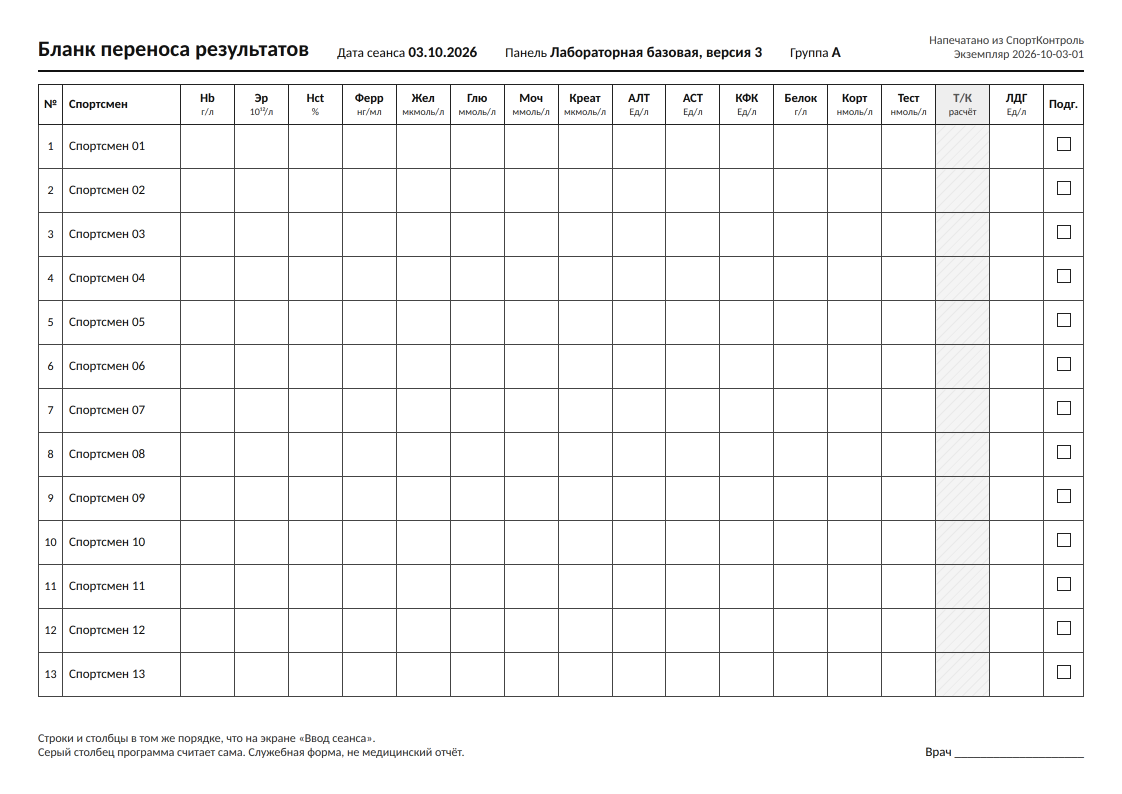
#> input picture img/blank.png, 2244 x 1588 px, found by its file name (shown at 1/2 size); its folder holds only this picture in this run
$ python build_site.py
#> lines starting #> are read from the running program, lines starting #| are printed output that depends on the picture
from pathlib import Path
from PIL import Image
import shutil, json

SRC = Path('/home/claude/site/frames'); WEB = Path('/home/claude/site/web'); IMG = WEB / 'img'
if WEB.exists(): shutil.rmtree(WEB)
IMG.mkdir(parents=True)

# crops in 1x coordinates of the frame (scale 2 in PNG)
CROPS = {
 'blank': [('Шапка бланка', (0, 0, 1122, 130)), ('Левая половина', (0, 90, 600, 760)), ('Правая половина', (520, 90, 1122, 760))],
 'entry': [('Шапка сеанса', (195, 90, 1440, 142)), ('Сетка, левая часть', (195, 148, 830, 560)), ('Сетка, правая часть', (760, 148, 1440, 560)), ('Подсказки и кнопки', (195, 560, 1440, 730))],
 'confirmed': [('Итог подтверждения', (195, 148, 1440, 196)), ('Сетка, левая часть', (195, 200, 830, 610)), ('Сетка, правая часть', (760, 200, 1440, 610)), ('Что требует внимания', (195, 665, 1440, 860))],
 'history': [('График', (195, 148, 1440, 440)), ('Справочные обстоятельства', (195, 440, 1440, 640)), ('Измерения', (195, 640, 1440, 870))],
 'report_params': [('Выбор показателей', (195, 90, 1000, 400)), ('Что ещё показать', (195, 400, 1000, 720))],
 'report_preview': [('Таблица отчёта', (320, 185, 1070, 600)), ('Комментарий врача', (320, 580, 1070, 700))],
 'start': [('Кнопки действий', (195, 95, 1440, 236)), ('Подсказка и последние сеансы', (195, 236, 1440, 520))],
 'newsession': [('Дата, вид спорта, группа', (195, 125, 525, 525)), ('Кто присутствует', (525, 125, 875, 690)), ('Показатели на сегодня', (875, 125, 1440, 490)), ('Итог и кнопки', (195, 685, 1440, 780))],
 'prepared': [('Шапка и сообщение', (195, 90, 1440, 196)), ('Сетка, левая часть', (195, 196, 830, 610)), ('Сетка, правая часть', (760, 196, 1440, 610)), ('Счётчики и кнопки', (195, 605, 1440, 680))],
 'nextday': [('Кнопки действий', (195, 95, 1440, 236)), ('Незавершённый сеанс', (195, 236, 1440, 380))],
}
manifest = {}
for name in CROPS:
    im = Image.open(SRC / f'{name}.png')
#> im is the input picture: PIL image 2244x1588 RGB; mean R, G, B 245.2, 245.2, 245.2
    im.save(IMG / f'{name}.png', optimize=True)
    manifest[name] = []
    for i, (title, (x0, y0, x1, y1)) in enumerate(CROPS[name], 1):
        c = im.crop((x0 * 2, y0 * 2, x1 * 2, y1 * 2))
        fn = f'{name}_z{i}.png'; c.save(IMG / fn, optimize=True)
        manifest[name].append((title, fn))
#> this loop made 3 passes
#> pass 1, `c = im.crop((x0 * 2, y0 * 2, x1 * 2, y1 * 2))`:
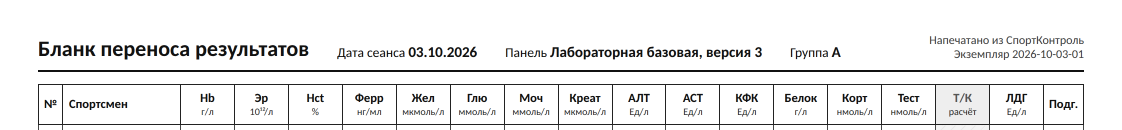
#> c: PIL image 2244x260 RGB (shown at 1/2 size); mean R, G, B 237.3, 237.3, 237.3
#> pass 2, `c = im.crop((x0 * 2, y0 * 2, x1 * 2, y1 * 2))`:
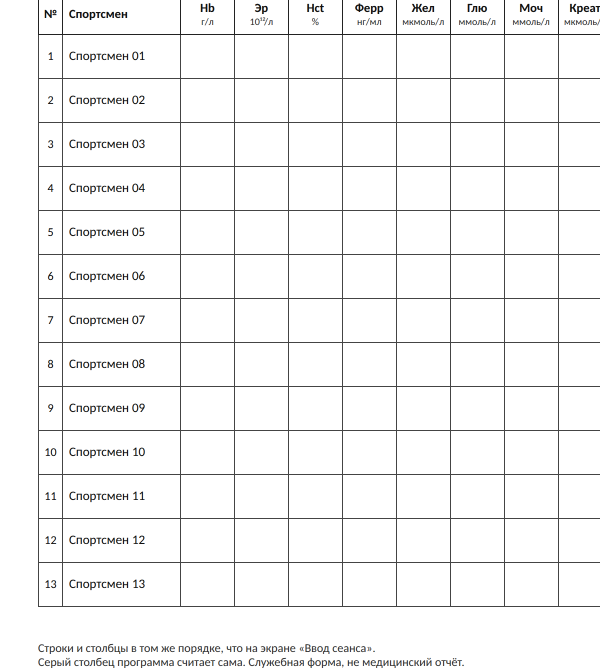
#> c: PIL image 1200x1340 RGB (shown at 1/2 size); mean R, G, B 245.4, 245.4, 245.4
#> pass 3, `c = im.crop((x0 * 2, y0 * 2, x1 * 2, y1 * 2))`:
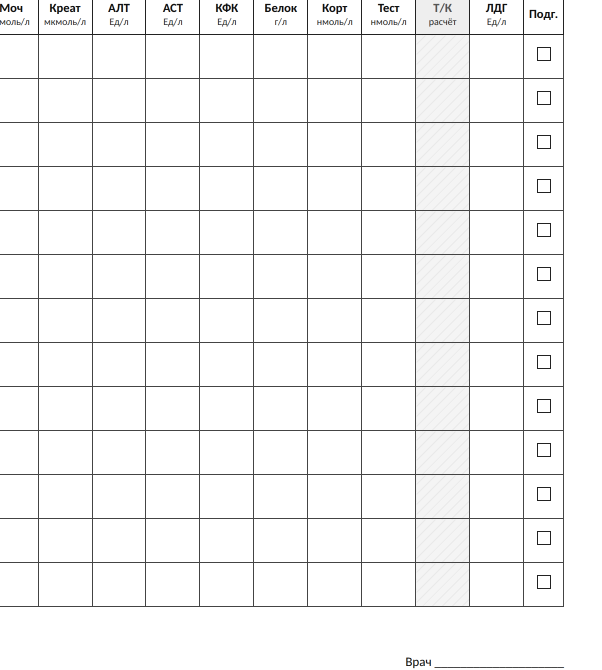
#> c: PIL image 1204x1340 RGB (shown at 1/2 size); mean R, G, B 246, 246, 246
#> (the run stopped early here; a loop or call above may not have finished)
